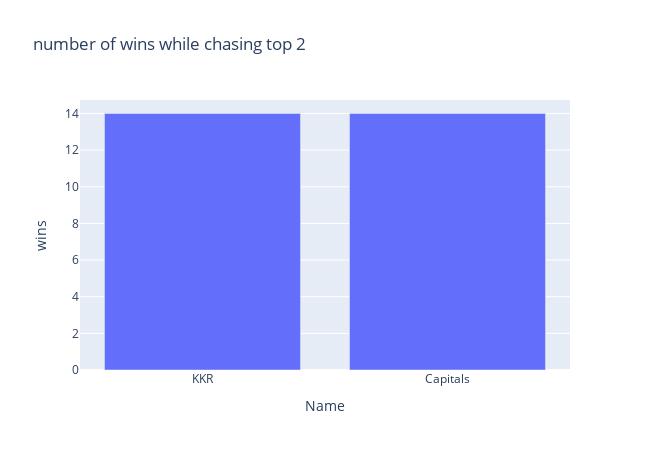

The code cell stored with this chart in its notebook:
### Code cell
px.bar(x=new['winner'].value_counts().sort_values(ascending=False).head(2).index,
       y=new['winner'].value_counts().sort_values(ascending=False).head(2).values,
       width=650, height=450,title="number of wins while chasing top 2",labels=dict(x='Name',y='wins'))

### Figure 1 — Plotly figure (JSON) as saved in the notebook; plotly's stock layout.template omitted (floating-point values rounded to 4 significant figures)
{"data": [{"alignmentgroup": "True", "hovertemplate": "Name=%{x}<br>wins=%{y}<extra></extra>", "legendgroup": "", "marker": {"color": "#636efa", "pattern": {"shape": ""}}, "name": "", "offsetgroup": "", "orientation": "v", "showlegend": false, "textposition": "auto", "type": "bar", "x": ["KKR", "Capitals"], "xaxis": "x", "y": [14, 14], "yaxis": "y"}], "layout": {"barmode": "relative", "height": 450, "legend": {"tracegroupgap": 0}, "title": {"text": "number of wins while chasing top 2"}, "width": 650, "xaxis": {"anchor": "y", "domain": [0, 1], "title": {"text": "Name"}}, "yaxis": {"anchor": "x", "domain": [0, 1], "title": {"text": "wins"}}}}
